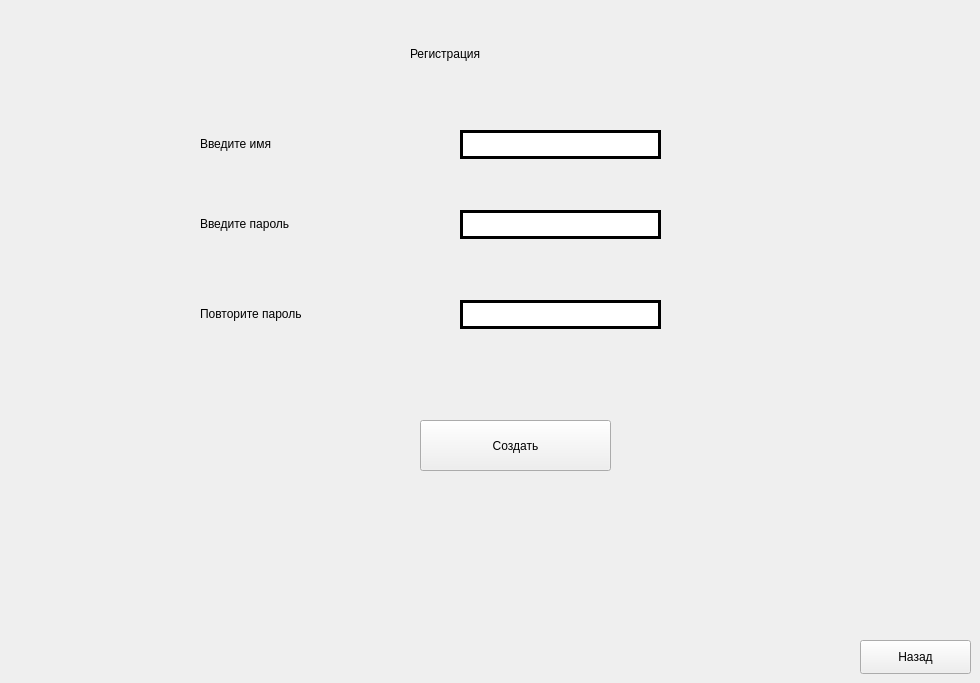
    <widget class="QWidget" name="page_2">
     <widget class="QLabel" name="label_4">
      <property name="geometry">
       <rect>
        <x>410</x>
        <y>33</y>
        <width>291</width>
        <height>41</height>
       </rect>
      </property>
      <property name="styleSheet">
       <string notr="true">background-color: none;

font:22pt &quot;Simple Bold Jut Out&quot;;</string>
      </property>
      <property name="text">
       <string>Регистрация</string>
      </property>
     </widget>
     <widget class="QLineEdit" name="lineEdit_Name_onRegistration">
      <property name="geometry">
       <rect>
        <x>460</x>
        <y>130</y>
        <width>201</width>
        <height>29</height>
       </rect>
      </property>
      <property name="styleSheet">
       <string notr="true">QLineEdit
{
	border: 3px solid rgb(0, 0, 0);
	border-radius: 15px;
	font: 600 10pt &quot;Segoe UI Semibold&quot;;
	background-color:none;
}</string>
      </property>
     </widget>
     <widget class="QLineEdit" name="lineEdit_Password_onRegistration">
      <property name="geometry">
       <rect>
        <x>460</x>
        <y>210</y>
        <width>201</width>
        <height>29</height>
       </rect>
      </property>
      <property name="styleSheet">
       <string notr="true">QLineEdit
{
	border: 3px solid rgb(0, 0, 0);
	border-radius: 15px;
	font: 600 10pt &quot;Segoe UI Semibold&quot;;
	background-color:none;
}</string>
      </property>
     </widget>
     <widget class="QLineEdit" name="lineEdit_ConfirmPassword_onRegistration">
      <property name="geometry">
       <rect>
        <x>460</x>
        <y>300</y>
        <width>201</width>
        <height>29</height>
       </rect>
      </property>
      <property name="styleSheet">
       <string notr="true">QLineEdit
{
	border: 3px solid rgb(0, 0, 0);
	border-radius: 15px;
	font: 600 10pt &quot;Segoe UI Semibold&quot;;
	background-color:none;
}</string>
      </property>
     </widget>
     <widget class="QLabel" name="label_5">
      <property name="geometry">
       <rect>
        <x>200</x>
        <y>123</y>
        <width>261</width>
        <height>41</height>
       </rect>
      </property>
      <property name="styleSheet">
       <string notr="true">background-color: none;

font:15pt &quot;Simple Bold Jut Out&quot;;</string>
      </property>
      <property name="text">
       <string>Введите имя</string>
      </property>
     </widget>
     <widget class="QLabel" name="label_6">
      <property name="geometry">
       <rect>
        <x>200</x>
        <y>203</y>
        <width>261</width>
        <height>41</height>
       </rect>
      </property>
      <property name="styleSheet">
       <string notr="true">background-color: none;

font:15pt &quot;Simple Bold Jut Out&quot;;</string>
      </property>
      <property name="text">
       <string>Введите пароль</string>
      </property>
     </widget>
     <widget class="QLabel" name="label_7">
      <property name="geometry">
       <rect>
        <x>200</x>
        <y>293</y>
        <width>261</width>
        <height>41</height>
       </rect>
      </property>
      <property name="styleSheet">
       <string notr="true">background-color: none;

font:15pt &quot;Simple Bold Jut Out&quot;;</string>
      </property>
      <property name="text">
       <string>Повторите пароль</string>
      </property>
     </widget>
     <widget class="QPushButton" name="pushButton_CreateAcc_onRegistration">
      <property name="geometry">
       <rect>
        <x>420</x>
        <y>420</y>
        <width>191</width>
        <height>51</height>
       </rect>
      </property>
      <property name="text">
       <string>Создать</string>
      </property>
     </widget>
     <widget class="QPushButton" name="pushButton_backToEntranc_onRegistration">
      <property name="geometry">
       <rect>
        <x>860</x>
        <y>640</y>
        <width>111</width>
        <height>34</height>
       </rect>
      </property>
      <property name="text">
       <string>Назад</string>
      </property>
     </widget>
    </widget>
